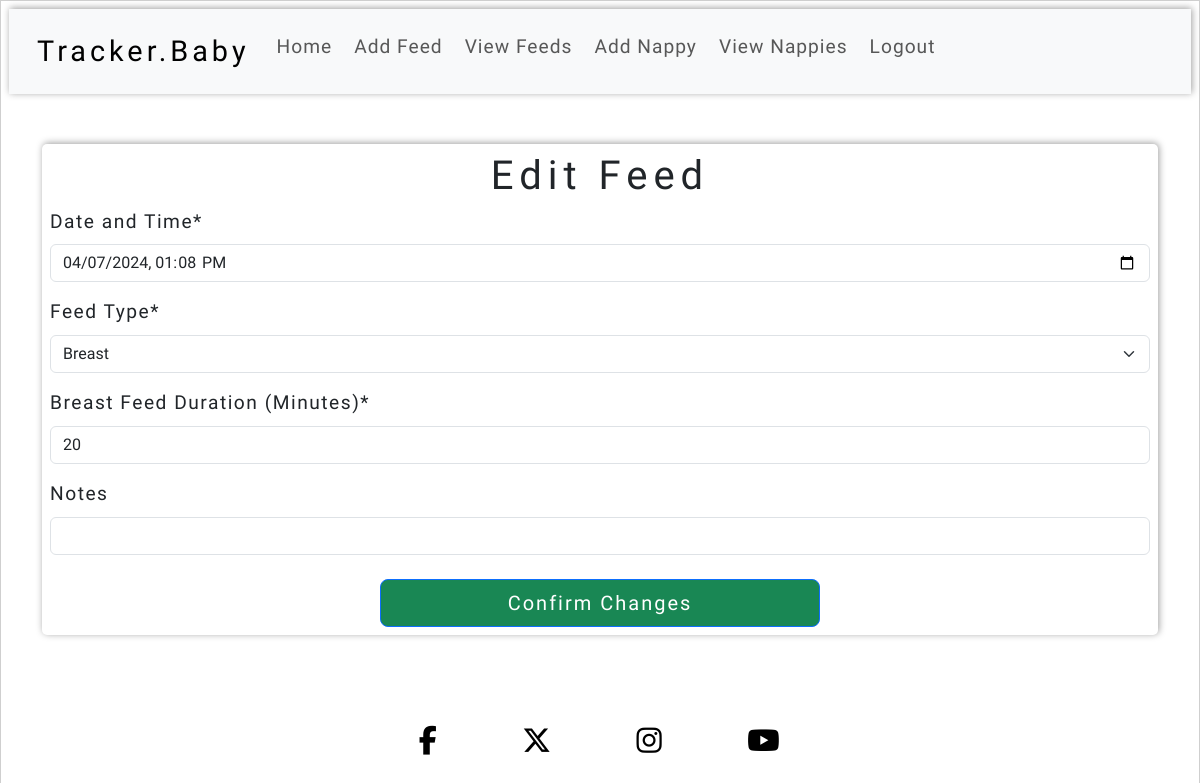
Screenshot of /feeds/edit/6/ (signed in) with the database file from the repository.
### feeds/models.py (models this page shows, shortened)
class Feed(models.Model):
    FEED_TYPE = (
        ("formula", "Formula"),
        ("breast", "Breast"),
    )
    user = models.ForeignKey(User, on_delete=models.CASCADE, related_name="feeds_list")
    date_and_time = models.DateTimeField()
    feed_type = models.CharField(
        max_length=10, choices=FEED_TYPE, null=False, blank=False
    )
    formula_amount_ml = models.IntegerField(default=0)
    breast_feed_time_minutes = models.IntegerField(default=0)
    notes = models.CharField(max_length=200, blank=True)
    class Meta:
        ordering = ["-date_and_time"]

### feeds/views.py (the view)
# urls.py: path("edit/<slug:pk>/", EditFeed.as_view(), name="edit_feed"),
class EditFeed(LoginRequiredMixin, UserPassesTestMixin, UpdateView):
    template_name = "feeds/edit_feed.html"
    model = Feed
    form_class = FeedForm
    success_url = reverse_lazy("feeds_list")
    def test_func(self):
        return self.request.user == self.get_object().user

### feeds/forms.py
class FeedForm(ModelForm):
    class Meta:
        model = Feed
        fields = [
            "date_and_time",
            "feed_type",
            "formula_amount_ml",
            "breast_feed_time_minutes",
            "notes",
        ]
        widgets = {
            "date_and_time": DateTimeInput(),
        }
        labels = {
            "date_and_time": "Date and Time",
            "feed_type": "Feed Type",
            "formula_amount_ml": "Formula Amount (ml)",
            "breast_feed_time_minutes": "Breast Feed Duration (Minutes)",
            "notes": "Notes",
        }

### feeds/templates/feeds/edit_feed.html (shortened to what this page needs)
{% extends "base.html" %}
{% load static %}
{%block content %}
<div class="container">
    <form method="POST" class="p-2 form">
        <h1 class="text-center page-title">Edit Feed</h1>
        {{ form|crispy }}
        <div class="text-center">
            <button type="submit" class="btn btn-primary btn-lg mt-2 authentication-button">Confirm Changes</button>
        </div>
    </form>
</div>
{% endblock %}

### static/css/base.css (style rules this page uses)
:root { --title: 'Tilt Neon', sans-serif; --main-font: 'Hind', sans-serif; --small-box-shadow: 1px -1px 7px 0 #00000061; --small-box-shadow-2: 1px -1px 7px 0 #198754; border: 1px solid #00000030; }
body { display: flex; flex-direction: column; min-height: 100vh; font-family: var(--main-font); letter-spacing: 1.5px; font-size: 120%; padding: 0.5rem; }
.page-title { font-family: var(--title); letter-spacing: 6px; }
.authentication-button { background-color: #198754; letter-spacing: 2px; min-width: 40%; }
.form { width: 100%; margin: 3% auto; box-shadow: var(--small-box-shadow); border-radius: 5px; }
#div_id_formula_amount_ml, #div_id_breast_feed_time_minutes { display: none; }

### rows the page displays
Feed: date_and_time "04/07/2024 13:08", feed_type "Breast", breast_feed_time_minutes "20"
